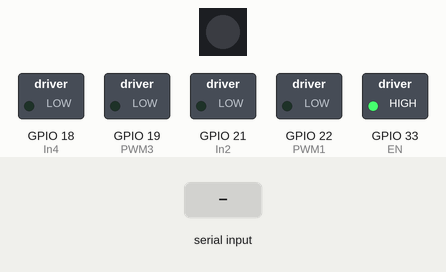
This sketch was run on a simulated ESP32. Parts: 1 RGB LEDs in strip order, left to right, switched loads named in the sketch (green lamp = pin HIGH). The test bench sets the inputs (shaded band). Colours are those a GRB WS2812 strip shows for the declared byte order; nothing arrives over Bluetooth unless stated; what the sketch prints to the serial monitor is not drawn.

Above: at 1.2 s.
1.3 s: "1" received over the second serial link
At 2.2 s:
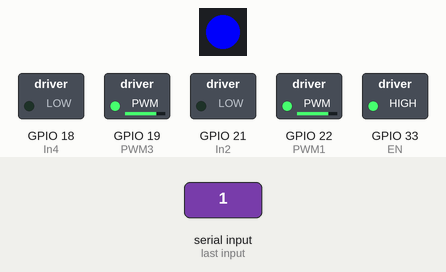
2.8 s: "0" received over the second serial link
At 3.4 s:
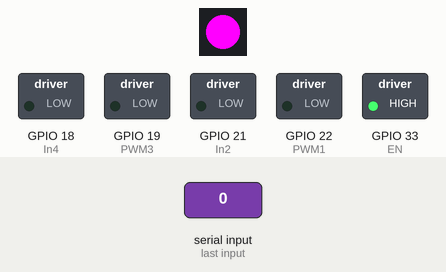
4.3 s: "3" received over the second serial link
At 5.7 s:
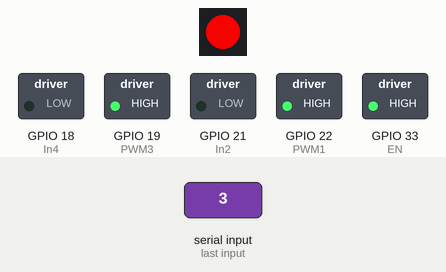
Timing chart, 0 to 7.3 s (numbered marks = the images above; inputs shaded):
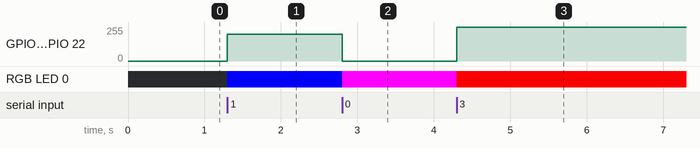

Measured:
- after the input at 1.3 s, GPIO 19 (PWM3), GPIO 22 (PWM1): 0/255 → 199/255 at once; RGB LED 0: off → RGB(0, 0, 240) at once
- after the input at 2.8 s, GPIO 19 (PWM3), GPIO 22 (PWM1): 199/255 → 0/255 at once; RGB LED 0: RGB(0, 0, 240) → RGB(255, 0, 255) at once
- after the input at 4.3 s, GPIO 19 (PWM3), GPIO 22 (PWM1): 0/255 → 255/255 at once; RGB LED 0: RGB(255, 0, 255) → RGB(240, 0, 0) at once

The sketch:

Bluetooth_and_Serial.ino
```cpp
/*******************************************************************************************************************************************************************************************
 Bluetooth control, Serial monitor control

 Get MacAddress

Key:
 m     = show Mac Address
 0     = Stop
 1 - 4 = move the motor
 3 - 4 = not recommended for small vibration motor
*******************************************************************************************************************************************************************************************/

//Libraries
#include "Arduino.h"
#include <FastLED.h>
#include <WiFi.h>
#include "BluetoothSerial.h"


//Bluetooth
#if !defined(CONFIG_BT_ENABLED) || !defined(CONFIG_BLUEDROID_ENABLED)
#error Bluetooth is not enabled! Please run `make menuconfig` to and enable it
#endif
BluetoothSerial SerialBT;

//definitions
String wifiMacString = WiFi.macAddress();

//(Default LED code from M5 Stack website)
// How many leds in your strip?
#define NUM_LEDS 1
#define DATA_PIN 27

// Define the array of leds
CRGB leds[NUM_LEDS];

//defining pins
const int EN = 33;                                                                                      //pin 33 on ESP32 connect to EEP on DRV8833
const int PWM1 = 22;                                                                                     //pin 22 on ESP32 connect to output 1 on DRV8833
const int In2 = 21;                                                                                     //pin 21 on ESP32 connect to output 2 on DRV8833
const int PWM3 = 19;                                                                                     //pin 19 on ESP32 connect to output 3 on DRV8833
const int In4 = 18;                                                                                     //pin 18 on ESP32 connect to output 4 on DRV8833

//defining PWM
const int freq = 5000;                                                                                  //defines frequency of PWM in Hz
const int speedChannel = 0;                                                                             //determines the duty cycle of the PWM wave
const int resolution  = 8;


void setup(){
  //Set the pins as output pins
  pinMode(PWM1, OUTPUT);
  pinMode(EN, OUTPUT);
  pinMode(In2, OUTPUT);
  pinMode(PWM3, OUTPUT);
  pinMode(In4, OUTPUT);
  digitalWrite(EN, HIGH);
  Serial.begin(115200);
  Serial.print("Stamp Pico MAC Address:  ");
  Serial.println(WiFi.macAddress());
  SerialBT.begin("THIS_IS_STAMP_PICO");

  //LED
  FastLED.addLeds<SK6812, DATA_PIN, RGB>(leds, NUM_LEDS);

  //configure SPEED PWM functions
  ledcSetup(speedChannel, freq, resolution);
  ledcAttachPin(PWM1, speedChannel);
  ledcAttachPin(PWM3, speedChannel);
}

void loop(){

  if (SerialBT.available()> 0 ) {
      String wifiMacString = WiFi.macAddress();
      char input = SerialBT.read();


  switch(input){

    case '0':
      SerialBT.println("The motor stopped. PWM: 0");
      SerialBT.print("Stamp Pico Mac Address:  ");                                                       //prevents additional input to get mac add. Only shown when motor stop.
      SerialBT.println(wifiMacString);
      ledcWrite(speedChannel, 0);
      leds[0] = 0x00FFFF;                                                                                 //pink
      FastLED.show();
      break;

    case '1':
      SerialBT.println("Motor is moving. PWM: 90 ");
      ledcWrite(speedChannel, 200);
      leds[0] = 0x0000f0;                                                                                 //brighter blue
      FastLED.show();
      break;

    case '2':
      SerialBT.println("Motor is moving. PWM: 180");
      ledcWrite(speedChannel, 230);
      leds[0] = 0x000ff0;                                                                                   //purple
      FastLED.show();
      break;

     case '3':
      SerialBT.println("Motor is moving. PWM: 255 ");
      ledcWrite(speedChannel, 255);
      leds[0] = 0x00f000;                                                                                //bright red
      FastLED.show();
      break;


    }
  }


}
```
